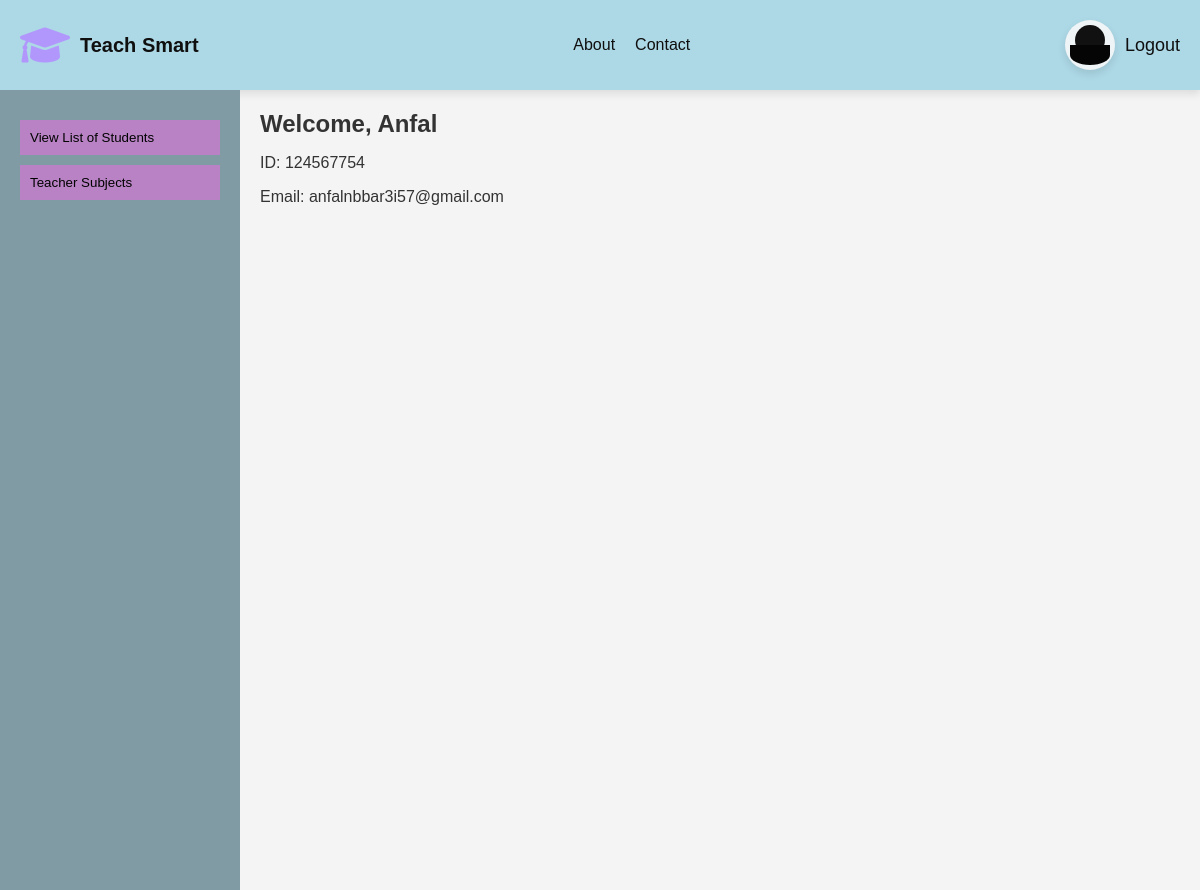
Screenshot of /profile_teacher/ (signed in) with the database file from the repository.
### tsweb/models.py (models this page shows, shortened)
class Teacher(models.Model):
    CLASS_CHOICES = [
        ('A', 'First grade'),
        ('B', 'Second grade'),
        ('C', 'Third grade'),
        ('D', 'Fourth grade'),
        ('E', 'Fifth grade'),
        ('F', 'Sixth grade'),
    ]
    id_number = models.CharField(
        max_length=9,
        unique=True,
        validators=[RegexValidator(r'^\d{9}$', "Please enter exactly 9 digits.")]
    )
    first_name = models.CharField(max_length=50)
    last_name = models.CharField(max_length=50)
    date_of_birth = models.DateField()
    email = models.EmailField(unique=True, validators=[EmailValidator(message="Invalid email address.")])
    phone_number = models.CharField(
        max_length=10,
        validators=[
            RegexValidator(
                regex=r'^(05\d|0[23489])\d{7}$',
                message='Invalid Israeli phone number. Please enter 10 digits starting with 05 .'
            )
        ]
    )
    password = models.CharField(max_length=128)  # הוספת שדה סיסמה
    subject = models.ForeignKey(Subject, on_delete=models.CASCADE, related_name='teachers', help_text="Select the subject the teacher can teach")
    classes = models.CharField(
        max_length=1,
        choices=CLASS_CHOICES,
        help_text="Select the grade the teacher can educate"
    )

### tsweb/views.py (the view)
# urls.py: path('profile_teacher/', views.profile_teacher, name='profile_teacher'),
def profile_teacher(request):
    teacher_id = request.session.get('teacher_id')
    if not teacher_id:
        return redirect('login_teacher')
    print(teacher_id)
    try:
        teacher = Teacher.objects.get(id_number=teacher_id)
    except Teacher.DoesNotExist:
        messages.error(request, 'teacher not found')
        return redirect('login_teacher')
    return render(request, 'profile_teacher.html', {'teacher': teacher})

### tsweb/Templates/profile_teacher.html (shortened to what this page needs)
{% extends "base.html" %}
{% block content %}
 <!DOCTYPE html>
<html lang="en">
<head>
<body>
    <div class="profile-container">
        <div class="sidebar">
            <button class="sidebar-btn btn" onclick="location.href='{% url 'teacher_students_list' teacher.id_number %}'">
                View List of Students
            </button>
            <button class="sidebar-btn btn" onclick="location.href='{% url 'teacher_subjects' teacher.id_number %}'">
                Teacher Subjects
            </button>
        </div>
        <div class="main-content">
            <div class="profile-details">
                <h1>Welcome, {{ teacher.first_name }}</h1>
                <p>ID: {{ teacher.id_number }}</p>
                <p>Email: {{ teacher.email }}</p>
            </div>
        </div>
    </div>
</body>
</html>
{% endblock %}

### static/css/base.css (style rules this page uses)
body { font-family: "Times New Roman", Times, serif; margin: 0; padding: 0; box-sizing: border-box; background-color: #E6F7FF; color: #333; }

### tsweb/Templates/profile_teacher.html (style rules this page uses)
body { font-family: 'Arial', sans-serif; margin: 0; padding: 0; background-color: #f4f4f4; }
.profile-container { display: flex; height: 100vh; }
.sidebar { width: 200px; background-color: #809ba4; color: #fff; padding: 20px; }
.sidebar-btn { display: block; background: #b882c4; color: #030303; border: none; padding: 10px; margin: 10px 0; text-align: left; width: 100%; cursor: pointer; }
.main-content { flex: 1; padding: 20px; }
.profile-details { margin-bottom: 20px; }
.profile-details h1 { margin: 0; font-size: 24px; }

### rows the page displays
Teacher: first_name "Anfal", id_number "124567754", email "anfalnbbar3i57@gmail.com"
